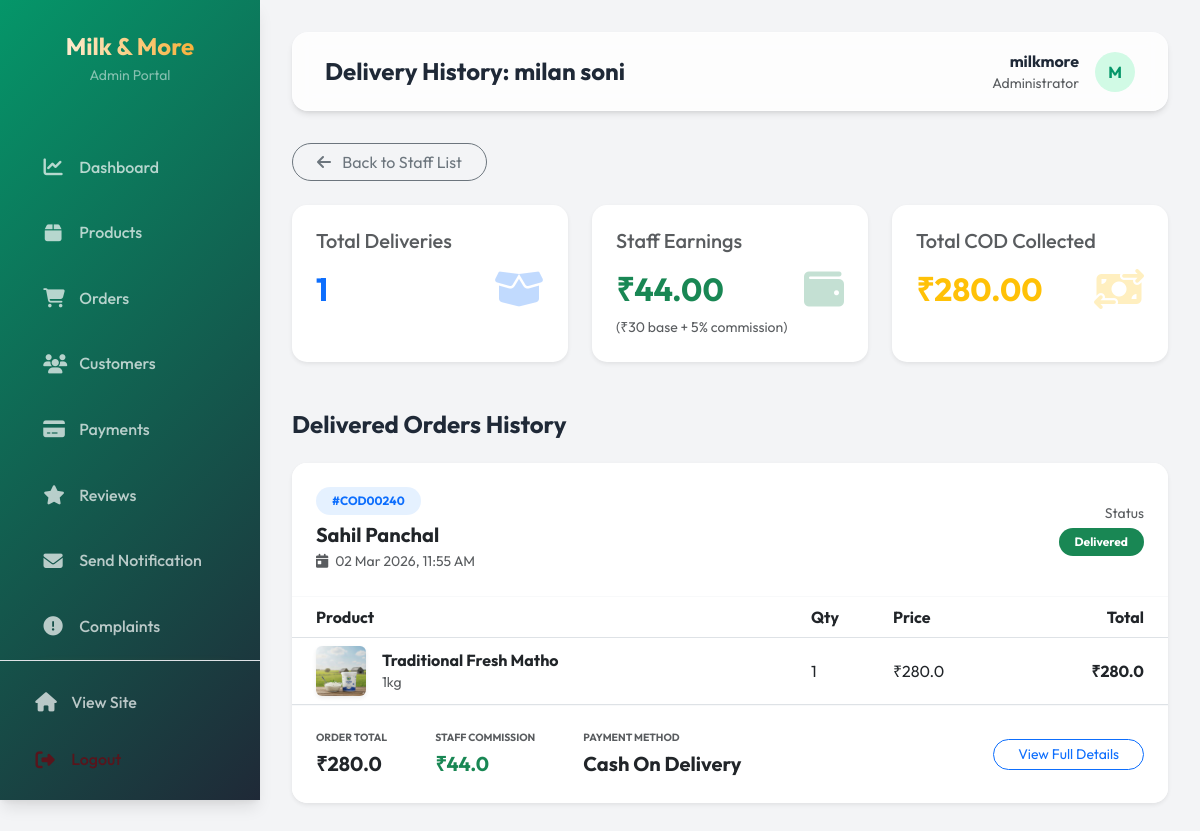
The app's page /admin-delivery-person-orders/1/ (signed in) with its own data.
### app/models.py (models this page shows, shortened)
class DeliveryPerson(models.Model):
    user = models.OneToOneField(User, on_delete=models.CASCADE)
    name = models.CharField(max_length=100)
    mobile = models.CharField(max_length=15)
    address = models.TextField()
    is_active = models.BooleanField(default=True)

class Payment(models.Model):
    user = models.ForeignKey(User,on_delete=models.CASCADE)
    amount = models.FloatField()
    razorpay_order_id = models.CharField(max_length=50,blank=True,null=True)
    razorpay_payment_status = models.CharField(max_length=50,blank=True,null=True)
    razorpay_payment_id = models.CharField(max_length=50,blank=True,null=True)
    paid = models.BooleanField(default=False)

class Customer(models.Model):
    user = models.ForeignKey(User,on_delete=models.CASCADE)
    name = models.CharField(max_length=30)
    locality = models.CharField(max_length=300)
    city = models.CharField(max_length=50)
    mobile =models.IntegerField()
    zipcode = models.IntegerField()
    state = models.CharField(choices=STATE_CHOICES,max_length=50)

class OrderPlaced(models.Model):
    user = models.ForeignKey(User,on_delete=models.CASCADE)
    customer = models.ForeignKey(Customer,on_delete=models.CASCADE)
    product = models.ForeignKey(Product,on_delete=models.CASCADE)
    quantity = models.PositiveIntegerField(default=1)
    size = models.CharField(max_length=50, default="500gm")
    price = models.FloatField(default=0.0)
    ordered_date =models.DateTimeField(auto_now_add=True)
    status = models.CharField(max_length=50,choices=STATUS_CHOICES,default='Pending')
    payment = models.ForeignKey(Payment,on_delete=models.CASCADE,default="")
    cust_id = models.PositiveSmallIntegerField()
    delivery_person = models.ForeignKey(DeliveryPerson, on_delete=models.SET_NULL, null=True, blank=True)
    delivery_notes = models.TextField(null=True, blank=True)
    delivery_otp = models.CharField(max_length=6, null=True, blank=True)
    @property
    def total_cost(self):
        return self.quantity * self.price

class Product(models.Model):
    title = models.CharField( max_length=100)
    selling_price = models.FloatField()
    discounted_price = models.FloatField()
    description = models.TextField()
    composition = models.TextField()
    prodapp = models.TextField(default='')
    category = models.CharField(choices=CATEGORY_CHOICES, max_length=2)
    product_image = models.ImageField(upload_to='product',null=True)
    quantity = models.FloatField(default=10) # Available stock in kg/liters
    expiry_date = models.DateField(null=True, blank=True)

### app/views.py (the view)
# urls.py: path("admin-delivery-person-orders/<int:pk>/", admin_delivery_person_orders, name="admin-delivery-person-orders"),
@user_passes_test(is_admin)
def admin_delivery_person_orders(request, pk):
    dp = DeliveryPerson.objects.get(pk=pk)
    assigned_orders = OrderPlaced.objects.filter(delivery_person=dp, status='Delivered').select_related('product', 'payment', 'customer').order_by('-ordered_date')
    order_groups = get_grouped_orders(assigned_orders)
    total_earnings = sum(g['earning'] for g in order_groups)
    total_collection = sum(g['total_amount'] for g in order_groups if g['payment'] and g['payment'].razorpay_payment_status == 'Cash On Delivery')
    return render(request, 'admin_panel/delivery_person_orders.html', locals())

### Dairy-webapp-main/app/templates/admin_panel/delivery_person_orders.html (shortened to what this page needs)
{% extends 'admin_panel/base.html' %}
{% load static %}
{% block page_title %}Delivery History: {{ dp.name }}{% endblock %}
{% block content %}
<div class="mb-4">
    <a href="{% url 'admin-delivery-persons' %}" class="btn btn-outline-secondary rounded-pill px-4">
        <i class="fa-solid fa-arrow-left me-2"></i> Back to Staff List
    </a>
</div>
<div class="row g-4 mb-5">
    <div class="col-md-4">
        <div class="card p-4 shadow-sm border-0 bg-white h-100 dash-card">
            <h5 class="text-muted mb-3">Total Deliveries</h5>
            <div class="d-flex justify-content-between align-items-center">
                <h2 class="fw-bold mb-0 text-primary">{{ order_groups|length }}</h2>
                <i class="fa-solid fa-box-open fs-1 text-primary opacity-25"></i>
            </div>
        </div>
    </div>
    <div class="col-md-4">
        <div class="card p-4 shadow-sm border-0 bg-white h-100 dash-card">
            <h5 class="text-muted mb-3">Staff Earnings</h5>
            <div class="d-flex justify-content-between align-items-center">
                <h2 class="fw-bold mb-0 text-success">₹{{ total_earnings|floatformat:2 }}</h2>
                <i class="fa-solid fa-wallet fs-1 text-success opacity-25"></i>
            </div>
            <small class="text-muted mt-2">(₹30 base + 5% commission)</small>
        </div>
    </div>
    <div class="col-md-4">
        <div class="card p-4 shadow-sm border-0 bg-white h-100 dash-card">
            <h5 class="text-muted mb-3">Total COD Collected</h5>
            <div class="d-flex justify-content-between align-items-center">
                <h2 class="fw-bold mb-0 text-warning">₹{{ total_collection|floatformat:2 }}</h2>
                <i class="fa-solid fa-money-bill-transfer fs-1 text-warning opacity-25"></i>
            </div>
        </div>
    </div>
</div>
<h4 class="fw-bold mb-4">Delivered Orders History</h4>
{% for group in order_groups %}
<div class="card mb-4 border-0 shadow-sm overflow-hidden" style="border-radius: 15px;">
    <div class="card-header bg-white p-4 border-bottom border-light">
        <div class="d-flex justify-content-between align-items-center flex-wrap gap-3">
            <div>
                <span class="badge bg-primary-light text-primary rounded-pill px-3 py-2 mb-2">#{{ group.id }}</span>
                <h5 class="fw-bold mb-1">{{ group.customer.name }}</h5>
                <p class="text-muted small mb-0">
                    <i class="fa-solid fa-calendar-day me-1"></i> {{ group.ordered_date|date:"d M Y, h:i A" }}
                </p>
            </div>
            <div class="text-md-end">
                <div class="small text-muted mb-1">Status</div>
                <span class="badge bg-success px-3 py-2 rounded-pill">Delivered</span>
            </div>
        </div>
    </div>
    <div class="card-body p-0">
        <div class="table-responsive">
            <table class="table mb-0 align-middle">
                <thead class="bg-light">
                    <tr>
                        <th class="ps-4">Product</th>
                        <th>Qty</th>
                        <th>Price</th>
                        <th class="text-end pe-4">Total</th>
                    </tr>
                </thead>
                <tbody>
                    {% for item in group.items %}
                    <tr>
                        <td class="ps-4">
                            <div class="d-flex align-items-center gap-3">
                                <img src="{{ item.product.product_image.url }}" class="rounded shadow-sm" width="50" height="50" style="object-fit: cover;">
                                <div>
                                    <div class="fw-bold text-dark">{{ item.product.title }}</div>
                                    <div class="small text-muted">{{ item.size }}</div>
                                </div>
                            </div>
                        </td>
                        <td>{{ item.quantity }}</td>
                        <td>₹{{ item.price }}</td>
                        <td class="text-end pe-4 fw-bold">₹{{ item.total_cost }}</td>
                    </tr>
                    {% endfor %}
                </tbody>
            </table>
        </div>
    </div>
    <div class="card-footer bg-white p-4 border-top border-light">
        <div class="d-flex justify-content-between align-items-center flex-wrap gap-4">
            <div class="d-flex gap-5">
                <div>
                    <div class="small text-muted text-uppercase fw-bold mb-1" style="font-size: 0.65rem;">Order Total</div>
                    <div class="fw-bold fs-5">₹{{ group.total_amount }}</div>
                </div>
                <div>
                    <div class="small text-muted text-uppercase fw-bold mb-1" style="font-size: 0.65rem;">Staff Commission</div>
                    <div class="fw-bold fs-5 text-success">₹{{ group.earning }}</div>
                </div>
                <div>
                    <div class="small text-muted text-uppercase fw-bold mb-1" style="font-size: 0.65rem;">Payment Method</div>
                    <div class="fw-bold fs-5 text-dark">{{ group.payment.razorpay_payment_status }}</div>
                </div>
            </div>
            <a href="{% url 'admin-update-order' group.first_item_id %}" class="btn btn-outline-primary btn-sm rounded-pill px-4">
                View Full Details
            </a>
        </div>
    </div>
</div>
{% empty %}
<div class="glass-card text-center py-5">
    <i class="fa-solid fa-receipt display-1 text-muted opacity-25 mb-3"></i>
    <p class="lead text-muted">No delivered orders found for this personnel.</p>
</div>
{% endfor %}
{% endblock %}

### Dairy-webapp-main/app/templates/admin_panel/base.html (shortened to what this page needs)
{% load static %}
<!DOCTYPE html>
<html lang="en">
<head>
    <link rel="stylesheet" href="https://cdnjs.cloudflare.com/ajax/libs/font-awesome/6.4.0/css/all.min.css">
    <link href="https://cdn.jsdelivr.net/npm/bootstrap@5.3.0/dist/css/bootstrap.min.css" rel="stylesheet">
</head>
<body>
    <div class="sidebar">
        <div class="sidebar-header">
            <h3>Milk & More</h3>
            <p class="text-white-50 small mt-1">Admin Portal</p>
        </div>
        <div class="nav-links-wrapper">
            <ul class="nav-links" style="margin-top: 0;">
                <li class="nav-item">
                    <a href="{% url 'admin-dashboard' %}"
                        class="nav-link {% if request.resolver_match.url_name == 'admin-dashboard' %}active{% endif %}">
                        <i class="fa-solid fa-chart-line"></i> Dashboard
                    </a>
                </li>
                <li class="nav-item">
                    <a href="{% url 'admin-products' %}"
                        class="nav-link {% if 'product' in request.resolver_match.url_name %}active{% endif %}">
                        <i class="fa-solid fa-box"></i> Products
                    </a>
                </li>
                <li class="nav-item">
                    <a href="{% url 'admin-orders' %}"
                        class="nav-link {% if 'order' in request.resolver_match.url_name and 'delivery-person' not in request.resolver_match.url_name %}active{% endif %}">
                        <i class="fa-solid fa-cart-shopping"></i> Orders
                    </a>
                </li>
                <li class="nav-item">
                    <a href="{% url 'admin-customers' %}"
                        class="nav-link {% if 'customer' in request.resolver_match.url_name %}active{% endif %}">
                        <i class="fa-solid fa-users"></i> Customers
                    </a>
                </li>
                <li class="nav-item">
                    <a href="{% url 'admin-payments' %}"
                        class="nav-link {% if 'payment' in request.resolver_match.url_name %}active{% endif %}">
                        <i class="fa-solid fa-credit-card"></i> Payments
                    </a>
                </li>
                <li class="nav-item">
                    <a href="{% url 'admin-reviews' %}"
                        class="nav-link {% if 'review' in request.resolver_match.url_name %}active{% endif %}">
                        <i class="fa-solid fa-star"></i> Reviews
                    </a>
                </li>
                <li class="nav-item">
                    <a href="{% url 'admin-send-notification' %}"
                        class="nav-link {% if request.resolver_match.url_name == 'admin-send-notification' %}active{% endif %}">
                        <i class="fa-solid fa-envelope"></i> Send Notification
                    </a>
                </li>
                <li class="nav-item">
                    <a href="{% url 'admin-complaints' %}"
                        class="nav-link {% if 'complaint' in request.resolver_match.url_name %}active{% endif %}">
                        <i class="fa-solid fa-circle-exclamation"></i> Complaints
                    </a>
                </li>
                <li class="nav-item">
                </li>
            </ul>
        </div>
        <div class="sidebar-footer p-3 border-top border-white-25">
            <ul class="nav-links m-0">
                <li class="nav-item p-0">
                    <a href="{% url 'home' %}" class="nav-link">
                        <i class="fa-solid fa-house"></i> View Site
                    </a>
                </li>
                <li class="nav-item p-0 mt-2">
                    <a href="{% url 'logout' %}" class="nav-link text-danger-emphasis">
                        <i class="fa-solid fa-right-from-bracket"></i> Logout
                    </a>
                </li>
            </ul>
        </div>
    </div>
    <div class="main-content">
        <header class="top-header animate-fade-in">
            <div class="page-info">
                <h4 class="mb-0 fw-bold">{% block page_title %}Dashboard{% endblock %}</h4>
            </div>
            <div class="user-profile">
                <div class="text-end d-none d-md-block">
                    <p class="mb-0 fw-bold">{{ request.user.username }}</p>
                    <p class="mb-0 small text-muted">Administrator</p>
                </div>
                <div class="user-avatar text-uppercase">
                    {{ request.user.username|slice:":1" }}
                </div>
            </div>
        </header>
        <div class="animate-fade-in" style="animation-delay: 0.1s;">
            {% block content %}{% endblock %}
        </div>
    </div>
</body>
</html>

### records on screen
DeliveryPerson: name "milan soni"
Payment: id "COD00240", customer.name "Sahil Panchal", ordered_date "02 Mar 2026, 11:55 AM", total_amount "280.0", earning "44.0", payment.razorpay_payment_status "Cash On Delivery"
OrderPlaced: product.product_image (picture), product "Traditional Fresh Matho", size "1kg", quantity "1", price "280.0", total_cost "280.0"

### other values on screen
{{ request.user.username }} "milkmore"
{{ request.user.username|slice:":1" }} "M"
{{ order_groups|length }} "1"
{{ total_earnings|floatformat:2 }} "44.00"
{{ total_collection|floatformat:2 }} "280.00"
